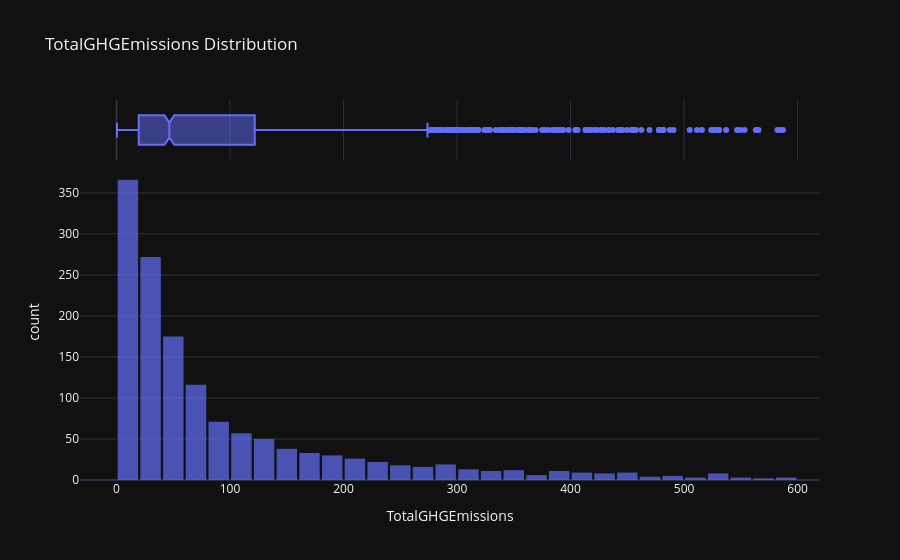

The code cell stored with this chart in its notebook:
### Code cell
# Analyse de la distribution.
interactive_distribution(df=df, col='TotalGHGEmissions')

### Figure 1 — Plotly figure (JSON) as saved in the notebook; plotly's stock layout.template omitted (floating-point values rounded to 4 significant figures; data arrays with more than 128 entries replaced by an {"elided": "..."} marker saying what was removed)
{"data": [{"bingroup": "x", "hovertemplate": "TotalGHGEmissions=%{x}<br>count=%{y}<extra></extra>", "legendgroup": "", "marker": {"color": "#636efa", "opacity": 0.7, "pattern": {"shape": ""}}, "name": "", "nbinsx": 50, "orientation": "v", "showlegend": false, "x": {"elided": "1416 float values"}, "xaxis": "x", "yaxis": "y", "type": "histogram"}, {"hovertemplate": "TotalGHGEmissions=%{x}<extra></extra>", "legendgroup": "", "marker": {"color": "#636efa"}, "name": "", "notched": true, "showlegend": false, "x": {"elided": "1416 float values"}, "xaxis": "x2", "yaxis": "y2", "type": "box"}], "layout": {"xaxis": {"anchor": "y", "domain": [0.0, 1.0], "title": {"text": "TotalGHGEmissions"}}, "yaxis": {"anchor": "x", "domain": [0.0, 0.8316], "title": {"text": "count"}}, "xaxis2": {"anchor": "y2", "domain": [0.0, 1.0], "matches": "x", "showticklabels": false, "showgrid": true}, "yaxis2": {"anchor": "x2", "domain": [0.8416, 1.0], "matches": "y2", "showticklabels": false, "showline": false, "ticks": "", "showgrid": false}, "legend": {"tracegroupgap": 0}, "title": {"text": "TotalGHGEmissions Distribution"}, "barmode": "relative", "bargap": 0.1}}
